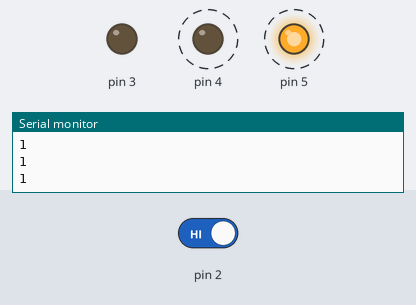
Simulated run of this sketch. Board: Arduino Uno, built with avr-gcc and run on an emulated ATmega328P. Shown: output pins drawn as LEDs (lit = HIGH), the last lines printed to the serial monitor. Dashed ring = blinking. The inputs (shaded band) are chosen by the test bench; at power-on: pin 2 HIGH.

Above: at 1.8 s.
1.9 s: pin 2 driven LOW
At 2.6 s:
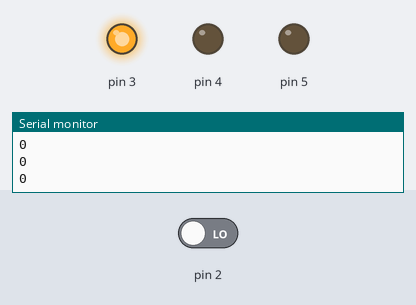
3.5 s: pin 2 driven HIGH
At 3.63 s:
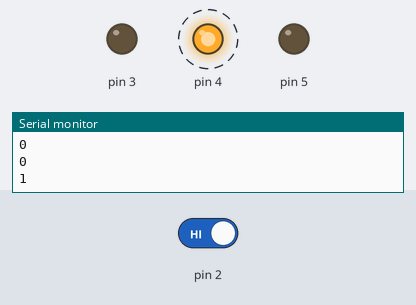
Timing chart, 0 to 12.5 s (numbered marks = the images above; inputs shaded):
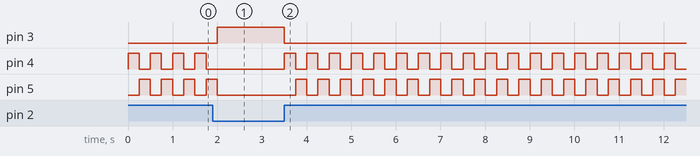

The sketch:

First_ever.ino
```cpp
#include <Arduino.h> // Include Arduino library (optional but good practice)
int switchstate; // Declare the switchstate variable
void setup() {
  // Initialize Serial communication at 9600 baud rate
  Serial.begin(9600);
  // Declare the LED pins as Outputs
  pinMode(3, OUTPUT);
  pinMode(4, OUTPUT);
  pinMode(5, OUTPUT);
  // Declare the switch pin as input
  pinMode(2, INPUT);
}
void loop() {
  // Read value of the switch
  // digitalRead() checks to see if there is voltage on the pin or not
  switchstate = digitalRead(2);
  // Print the switch state to the Serial Monitor
  Serial.println(switchstate);
  // If the button is not pressed, turn on the green LED and off the red LEDs
  if (switchstate == 0) {
    digitalWrite(3, HIGH); // Green LED on
    digitalWrite(4, LOW);  // Red LED off
    digitalWrite(5, LOW);  // Red LED off
  }
  else {
    digitalWrite(3, LOW);  // Green LED off
    digitalWrite(4, HIGH); // Red LED on
    digitalWrite(5, LOW);  // Red LED off
    delay(250);
    digitalWrite(4, LOW);  // Red LED off
    digitalWrite(5, HIGH); // Red LED on
    delay(250);
  }
}
```

Measured:
- after the input at 1.9 s, pin 3: LOW → HIGH after 0.10 s; pin 4: stops changing and stays LOW; pin 5: goes on until 2.0 s, then stays LOW
- after the input at 3.5 s, pin 3: HIGH → LOW at once; pin 4: alternates HIGH for 0.25 s and LOW for 0.25 s, starting at once; pin 5: alternates HIGH for 0.25 s and LOW for 0.25 s, starting after 0.26 s
- by itself, pin 4, pin 5: alternates HIGH for 0.25 s and LOW for 0.25 s
